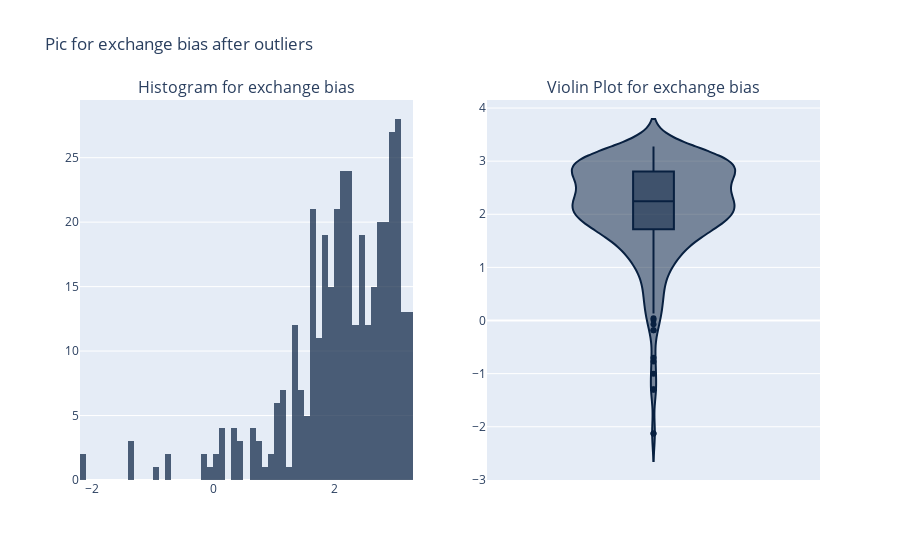

Notebook cell for this chart:
### Code cell
#Построим график распределения целевой переменной
fig = make_subplots(rows=1, cols=2, subplot_titles=['Histogram for exchange bias', 'Violin Plot for exchange bias'])

# Histogram
hist_fig = px.histogram(df, x="exc_bias_oe", nbins = 60,
                 color_discrete_sequence = colors,
                 opacity = 0.7)

fig.add_trace(hist_fig['data'][0], row=1, col=1) # Adding a graph indicating the location

# Violin plot
violin_fig = px.violin(df, y="exc_bias_oe", color_discrete_sequence = colors, box = True)
fig.add_trace(violin_fig['data'][0], row=1, col=2) # Adding a graph indicating the location

# Setting up the layout
fig.update_layout(showlegend=False, title_text="Pic for exchange bias after outliers")

# Graph display
print(display(fig))

### Figure 1 — Plotly figure (JSON) as saved in the notebook; plotly's stock layout.template omitted (floating-point values rounded to 4 significant figures; data arrays with more than 128 entries replaced by an {"elided": "..."} marker saying what was removed)
{"data": [{"alignmentgroup": "True", "bingroup": "x", "hovertemplate": "exc_bias_oe=%{x}<br>count=%{y}<extra></extra>", "legendgroup": "", "marker": {"color": "#082040", "opacity": 0.7, "pattern": {"shape": ""}}, "name": "", "nbinsx": 60, "offsetgroup": "", "orientation": "v", "showlegend": false, "type": "histogram", "x": {"elided": "485 float values"}, "xaxis": "x", "yaxis": "y"}, {"alignmentgroup": "True", "box": {"visible": true}, "hovertemplate": "exc_bias_oe=%{y}<extra></extra>", "legendgroup": "", "marker": {"color": "#082040"}, "name": "", "offsetgroup": "", "orientation": "v", "scalegroup": "True", "showlegend": false, "type": "violin", "x0": " ", "xaxis": "x2", "y": {"elided": "485 float values"}, "y0": " ", "yaxis": "y2"}], "layout": {"annotations": [{"font": {"size": 16}, "showarrow": false, "text": "Histogram for exchange bias", "x": 0.225, "xanchor": "center", "xref": "paper", "y": 1, "yanchor": "bottom", "yref": "paper"}, {"font": {"size": 16}, "showarrow": false, "text": "Violin Plot for exchange bias", "x": 0.775, "xanchor": "center", "xref": "paper", "y": 1, "yanchor": "bottom", "yref": "paper"}], "showlegend": false, "title": {"text": "Pic for exchange bias after outliers"}, "xaxis": {"anchor": "y", "domain": [0, 0.45]}, "xaxis2": {"anchor": "y2", "domain": [0.55, 1]}, "yaxis": {"anchor": "x", "domain": [0, 1]}, "yaxis2": {"anchor": "x2", "domain": [0, 1]}}}
